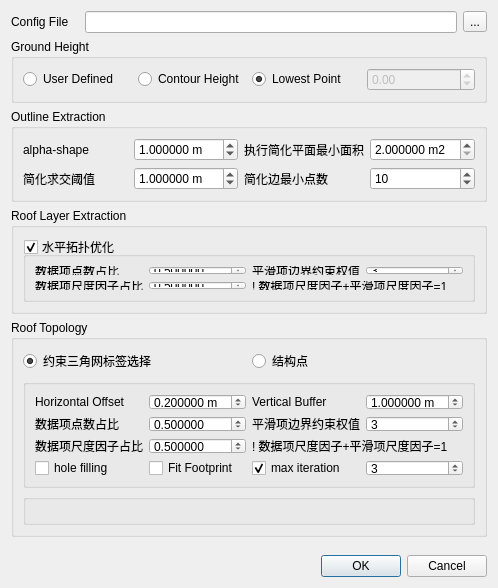
<?xml version="1.0" encoding="UTF-8"?>
<ui version="4.0">
 <class>bdrSettingLoD2Dlg</class>
 <widget class="QDialog" name="bdrSettingLoD2Dlg">
  <property name="geometry">
   <rect>
    <x>0</x>
    <y>0</y>
    <width>494</width>
    <height>588</height>
   </rect>
  </property>
  <property name="windowTitle">
   <string>Building Reconstruction LOD2</string>
  </property>
  <layout class="QVBoxLayout" name="verticalLayout">
   <item>
    <layout class="QHBoxLayout" name="horizontalLayout_3">
     <item>
      <widget class="QLabel" name="label_3">
       <property name="text">
        <string>Config File   </string>
       </property>
      </widget>
     </item>
     <item>
      <widget class="QLineEdit" name="ConfigureFilePathLineEdit"/>
     </item>
     <item>
      <widget class="QToolButton" name="ConfigureFilePathToolButton">
       <property name="text">
        <string>...</string>
       </property>
      </widget>
     </item>
    </layout>
   </item>
   <item>
    <widget class="QGroupBox" name="groupBox">
     <property name="title">
      <string>Ground Height</string>
     </property>
     <layout class="QHBoxLayout" name="horizontalLayout">
      <item>
       <widget class="QRadioButton" name="GroundHeightUserRadioButton">
        <property name="text">
         <string>User Defined</string>
        </property>
       </widget>
      </item>
      <item>
       <widget class="QRadioButton" name="GroundHeightContourRadioButton">
        <property name="text">
         <string>Contour Height</string>
        </property>
       </widget>
      </item>
      <item>
       <widget class="QRadioButton" name="GroundHeightLowestRadioButton">
        <property name="text">
         <string>Lowest Point</string>
        </property>
        <property name="checked">
         <bool>true</bool>
        </property>
       </widget>
      </item>
      <item>
       <widget class="QDoubleSpinBox" name="GroundHeightUserDoubleSpinBox">
        <property name="enabled">
         <bool>false</bool>
        </property>
        <property name="minimum">
         <double>-1000000.000000000000000</double>
        </property>
        <property name="maximum">
         <double>1000000.000000000000000</double>
        </property>
       </widget>
      </item>
     </layout>
    </widget>
   </item>
   <item>
    <widget class="QGroupBox" name="groupBox_4">
     <property name="title">
      <string>Outline Extraction</string>
     </property>
     <layout class="QGridLayout" name="gridLayout_6">
      <item row="0" column="0">
       <widget class="QLabel" name="label_5">
        <property name="text">
         <string>alpha-shape</string>
        </property>
       </widget>
      </item>
      <item row="0" column="1">
       <widget class="QDoubleSpinBox" name="alphaDoubleSpinBox">
        <property name="sizePolicy">
         <sizepolicy hsizetype="Minimum" vsizetype="Fixed">
          <horstretch>0</horstretch>
          <verstretch>0</verstretch>
         </sizepolicy>
        </property>
        <property name="suffix">
         <string> m</string>
        </property>
        <property name="decimals">
         <number>6</number>
        </property>
        <property name="value">
         <double>1.000000000000000</double>
        </property>
       </widget>
      </item>
      <item row="0" column="2">
       <widget class="QLabel" name="label_6">
        <property name="text">
         <string>执行简化平面最小面积</string>
        </property>
       </widget>
      </item>
      <item row="0" column="3">
       <widget class="QDoubleSpinBox" name="simplifyMinAreaDoubleSpinBox">
        <property name="sizePolicy">
         <sizepolicy hsizetype="Minimum" vsizetype="Fixed">
          <horstretch>0</horstretch>
          <verstretch>0</verstretch>
         </sizepolicy>
        </property>
        <property name="suffix">
         <string> m2</string>
        </property>
        <property name="decimals">
         <number>6</number>
        </property>
        <property name="minimum">
         <double>2.000000000000000</double>
        </property>
       </widget>
      </item>
      <item row="1" column="0">
       <widget class="QLabel" name="label_7">
        <property name="text">
         <string>简化求交阈值</string>
        </property>
       </widget>
      </item>
      <item row="1" column="1">
       <widget class="QDoubleSpinBox" name="simplifyIntersectionDoubleSpinBox">
        <property name="sizePolicy">
         <sizepolicy hsizetype="Minimum" vsizetype="Fixed">
          <horstretch>0</horstretch>
          <verstretch>0</verstretch>
         </sizepolicy>
        </property>
        <property name="suffix">
         <string> m</string>
        </property>
        <property name="decimals">
         <number>6</number>
        </property>
        <property name="singleStep">
         <double>0.200000000000000</double>
        </property>
        <property name="value">
         <double>1.000000000000000</double>
        </property>
       </widget>
      </item>
      <item row="1" column="2">
       <widget class="QLabel" name="label_8">
        <property name="text">
         <string>简化边最小点数</string>
        </property>
       </widget>
      </item>
      <item row="1" column="3">
       <widget class="QSpinBox" name="simplifyEdgeMinPtsSpinBox">
        <property name="sizePolicy">
         <sizepolicy hsizetype="Minimum" vsizetype="Fixed">
          <horstretch>0</horstretch>
          <verstretch>0</verstretch>
         </sizepolicy>
        </property>
        <property name="value">
         <number>10</number>
        </property>
       </widget>
      </item>
     </layout>
    </widget>
   </item>
   <item>
    <widget class="QGroupBox" name="groupBox_2">
     <property name="title">
      <string>Roof Layer Extraction</string>
     </property>
     <layout class="QGridLayout" name="gridLayout_4">
      <item row="3" column="0" colspan="2">
       <widget class="QGroupBox" name="footprintPolygonPartitionGroupBox">
        <property name="minimumSize">
         <size>
          <width>0</width>
          <height>50</height>
         </size>
        </property>
        <property name="title">
         <string>水平拓扑优化</string>
        </property>
        <property name="flat">
         <bool>false</bool>
        </property>
        <property name="checkable">
         <bool>true</bool>
        </property>
        <layout class="QGridLayout" name="gridLayout_5">
         <item row="0" column="1">
          <widget class="QDoubleSpinBox" name="fpDataPtsRatioDoubleSpinBox">
           <property name="decimals">
            <number>6</number>
           </property>
           <property name="maximum">
            <double>1.000000000000000</double>
           </property>
           <property name="value">
            <double>0.500000000000000</double>
           </property>
          </widget>
         </item>
         <item row="0" column="0">
          <widget class="QLabel" name="label_17">
           <property name="text">
            <string>数据项点数占比</string>
           </property>
          </widget>
         </item>
         <item row="0" column="4">
          <widget class="QSpinBox" name="fpSmoothSharpSpinBox">
           <property name="sizePolicy">
            <sizepolicy hsizetype="Minimum" vsizetype="Fixed">
             <horstretch>0</horstretch>
             <verstretch>0</verstretch>
            </sizepolicy>
           </property>
           <property name="minimum">
            <number>0</number>
           </property>
           <property name="value">
            <number>3</number>
           </property>
           <property name="displayIntegerBase">
            <number>10</number>
           </property>
          </widget>
         </item>
         <item row="2" column="0">
          <widget class="QLabel" name="label_16">
           <property name="text">
            <string>数据项尺度因子占比</string>
           </property>
          </widget>
         </item>
         <item row="2" column="3" colspan="2">
          <widget class="QLabel" name="label_14">
           <property name="text">
            <string>! 数据项尺度因子+平滑项尺度因子=1</string>
           </property>
          </widget>
         </item>
         <item row="0" column="3">
          <widget class="QLabel" name="label_15">
           <property name="text">
            <string>平滑项边界约束权值</string>
           </property>
          </widget>
         </item>
         <item row="2" column="1">
          <widget class="QDoubleSpinBox" name="fpDoubleSpinBox">
           <property name="decimals">
            <number>6</number>
           </property>
           <property name="maximum">
            <double>1.000000000000000</double>
           </property>
           <property name="value">
            <double>0.500000000000000</double>
           </property>
          </widget>
         </item>
        </layout>
       </widget>
      </item>
     </layout>
    </widget>
   </item>
   <item>
    <widget class="QGroupBox" name="groupBox_3">
     <property name="title">
      <string>Roof Topology</string>
     </property>
     <layout class="QGridLayout" name="gridLayout">
      <item row="0" column="0">
       <widget class="QRadioButton" name="roofCDTRadioButton">
        <property name="text">
         <string>约束三角网标签选择</string>
        </property>
        <property name="checked">
         <bool>true</bool>
        </property>
       </widget>
      </item>
      <item row="0" column="1">
       <widget class="QRadioButton" name="roofStructureRadioButton">
        <property name="text">
         <string>结构点</string>
        </property>
       </widget>
      </item>
      <item row="2" column="0" colspan="2">
       <widget class="QGroupBox" name="roofStructureGroupBox">
        <property name="enabled">
         <bool>true</bool>
        </property>
        <property name="title">
         <string/>
        </property>
        <property name="flat">
         <bool>true</bool>
        </property>
        <layout class="QGridLayout" name="gridLayout_3"/>
       </widget>
      </item>
      <item row="1" column="0" colspan="2">
       <widget class="QGroupBox" name="roofCDTGroupBox">
        <property name="enabled">
         <bool>true</bool>
        </property>
        <property name="minimumSize">
         <size>
          <width>0</width>
          <height>50</height>
         </size>
        </property>
        <property name="title">
         <string/>
        </property>
        <property name="flat">
         <bool>true</bool>
        </property>
        <property name="checkable">
         <bool>false</bool>
        </property>
        <layout class="QGridLayout" name="gridLayout_2">
         <item row="2" column="1">
          <widget class="QDoubleSpinBox" name="cdtDataRatioDoubleSpinBox">
           <property name="decimals">
            <number>6</number>
           </property>
           <property name="maximum">
            <double>1.000000000000000</double>
           </property>
           <property name="value">
            <double>0.500000000000000</double>
           </property>
          </widget>
         </item>
         <item row="1" column="0">
          <widget class="QLabel" name="label_11">
           <property name="text">
            <string>数据项点数占比</string>
           </property>
          </widget>
         </item>
         <item row="1" column="3">
          <widget class="QSpinBox" name="cdtSmoothSharpSpinBox">
           <property name="sizePolicy">
            <sizepolicy hsizetype="Minimum" vsizetype="Fixed">
             <horstretch>0</horstretch>
             <verstretch>0</verstretch>
            </sizepolicy>
           </property>
           <property name="minimum">
            <number>0</number>
           </property>
           <property name="value">
            <number>3</number>
           </property>
           <property name="displayIntegerBase">
            <number>10</number>
           </property>
          </widget>
         </item>
         <item row="1" column="2">
          <widget class="QLabel" name="label_12">
           <property name="text">
            <string>平滑项边界约束权值</string>
           </property>
          </widget>
         </item>
         <item row="2" column="0">
          <widget class="QLabel" name="label_2">
           <property name="text">
            <string>数据项尺度因子占比</string>
           </property>
          </widget>
         </item>
         <item row="2" column="2" colspan="2">
          <widget class="QLabel" name="label_13">
           <property name="text">
            <string>! 数据项尺度因子+平滑项尺度因子=1</string>
           </property>
          </widget>
         </item>
         <item row="4" column="0">
          <widget class="QCheckBox" name="cdtHoleFillingCheckBox">
           <property name="text">
            <string>hole filling</string>
           </property>
          </widget>
         </item>
         <item row="1" column="1">
          <widget class="QDoubleSpinBox" name="cdtDataPtsRatioDoubleSpinBox">
           <property name="decimals">
            <number>6</number>
           </property>
           <property name="maximum">
            <double>1.000000000000000</double>
           </property>
           <property name="value">
            <double>0.500000000000000</double>
           </property>
          </widget>
         </item>
         <item row="0" column="2">
          <widget class="QLabel" name="label_4">
           <property name="text">
            <string>Vertical Buffer</string>
           </property>
          </widget>
         </item>
         <item row="0" column="0">
          <widget class="QLabel" name="label">
           <property name="text">
            <string>Horizontal Offset</string>
           </property>
          </widget>
         </item>
         <item row="0" column="1">
          <widget class="QDoubleSpinBox" name="cdtHOffsetDoubleSpinBox">
           <property name="suffix">
            <string> m</string>
           </property>
           <property name="decimals">
            <number>6</number>
           </property>
           <property name="singleStep">
            <double>0.200000000000000</double>
           </property>
           <property name="value">
            <double>0.200000000000000</double>
           </property>
          </widget>
         </item>
         <item row="0" column="3">
          <widget class="QDoubleSpinBox" name="cdtVerticalDoubleSpinBox">
           <property name="suffix">
            <string> m</string>
           </property>
           <property name="decimals">
            <number>6</number>
           </property>
           <property name="singleStep">
            <double>0.200000000000000</double>
           </property>
           <property name="value">
            <double>1.000000000000000</double>
           </property>
          </widget>
         </item>
         <item row="4" column="1">
          <widget class="QCheckBox" name="cdtFitFootprintCheckBox">
           <property name="text">
            <string>Fit Footprint</string>
           </property>
          </widget>
         </item>
         <item row="4" column="2">
          <widget class="QCheckBox" name="cdtMaxIterCheckBox">
           <property name="text">
            <string>max iteration</string>
           </property>
           <property name="checked">
            <bool>true</bool>
           </property>
          </widget>
         </item>
         <item row="4" column="3">
          <widget class="QSpinBox" name="cdtMaxIterSpinBox">
           <property name="sizePolicy">
            <sizepolicy hsizetype="Minimum" vsizetype="Fixed">
             <horstretch>0</horstretch>
             <verstretch>0</verstretch>
            </sizepolicy>
           </property>
           <property name="minimum">
            <number>0</number>
           </property>
           <property name="value">
            <number>3</number>
           </property>
           <property name="displayIntegerBase">
            <number>10</number>
           </property>
          </widget>
         </item>
        </layout>
       </widget>
      </item>
     </layout>
    </widget>
   </item>
   <item>
    <spacer name="verticalSpacer">
     <property name="orientation">
      <enum>Qt::Vertical</enum>
     </property>
     <property name="sizeHint" stdset="0">
      <size>
       <width>20</width>
       <height>40</height>
      </size>
     </property>
    </spacer>
   </item>
   <item>
    <widget class="QDialogButtonBox" name="buttonBox">
     <property name="orientation">
      <enum>Qt::Horizontal</enum>
     </property>
     <property name="standardButtons">
      <set>QDialogButtonBox::Cancel|QDialogButtonBox::Ok</set>
     </property>
    </widget>
   </item>
  </layout>
 </widget>
 <resources/>
 <connections>
  <connection>
   <sender>buttonBox</sender>
   <signal>accepted()</signal>
   <receiver>bdrSettingLoD2Dlg</receiver>
   <slot>accept()</slot>
   <hints>
    <hint type="sourcelabel">
     <x>248</x>
     <y>254</y>
    </hint>
    <hint type="destinationlabel">
     <x>157</x>
     <y>274</y>
    </hint>
   </hints>
  </connection>
  <connection>
   <sender>buttonBox</sender>
   <signal>rejected()</signal>
   <receiver>bdrSettingLoD2Dlg</receiver>
   <slot>reject()</slot>
   <hints>
    <hint type="sourcelabel">
     <x>316</x>
     <y>260</y>
    </hint>
    <hint type="destinationlabel">
     <x>286</x>
     <y>274</y>
    </hint>
   </hints>
  </connection>
  <connection>
   <sender>GroundHeightUserRadioButton</sender>
   <signal>toggled(bool)</signal>
   <receiver>GroundHeightUserDoubleSpinBox</receiver>
   <slot>setEnabled(bool)</slot>
   <hints>
    <hint type="sourcelabel">
     <x>70</x>
     <y>220</y>
    </hint>
    <hint type="destinationlabel">
     <x>150</x>
     <y>220</y>
    </hint>
   </hints>
  </connection>
  <connection>
   <sender>roofCDTRadioButton</sender>
   <signal>toggled(bool)</signal>
   <receiver>roofCDTGroupBox</receiver>
   <slot>setVisible(bool)</slot>
   <hints>
    <hint type="sourcelabel">
     <x>57</x>
     <y>216</y>
    </hint>
    <hint type="destinationlabel">
     <x>203</x>
     <y>268</y>
    </hint>
   </hints>
  </connection>
  <connection>
   <sender>roofCDTRadioButton</sender>
   <signal>toggled(bool)</signal>
   <receiver>roofStructureGroupBox</receiver>
   <slot>setHidden(bool)</slot>
   <hints>
    <hint type="sourcelabel">
     <x>57</x>
     <y>216</y>
    </hint>
    <hint type="destinationlabel">
     <x>203</x>
     <y>331</y>
    </hint>
   </hints>
  </connection>
  <connection>
   <sender>roofStructureRadioButton</sender>
   <signal>toggled(bool)</signal>
   <receiver>roofStructureGroupBox</receiver>
   <slot>setVisible(bool)</slot>
   <hints>
    <hint type="sourcelabel">
     <x>245</x>
     <y>216</y>
    </hint>
    <hint type="destinationlabel">
     <x>203</x>
     <y>331</y>
    </hint>
   </hints>
  </connection>
  <connection>
   <sender>roofStructureRadioButton</sender>
   <signal>toggled(bool)</signal>
   <receiver>roofCDTGroupBox</receiver>
   <slot>setHidden(bool)</slot>
   <hints>
    <hint type="sourcelabel">
     <x>245</x>
     <y>216</y>
    </hint>
    <hint type="destinationlabel">
     <x>203</x>
     <y>268</y>
    </hint>
   </hints>
  </connection>
  <connection>
   <sender>cdtMaxIterCheckBox</sender>
   <signal>toggled(bool)</signal>
   <receiver>cdtMaxIterSpinBox</receiver>
   <slot>setEnabled(bool)</slot>
   <hints>
    <hint type="sourcelabel">
     <x>302</x>
     <y>441</y>
    </hint>
    <hint type="destinationlabel">
     <x>413</x>
     <y>441</y>
    </hint>
   </hints>
  </connection>
 </connections>
</ui>
